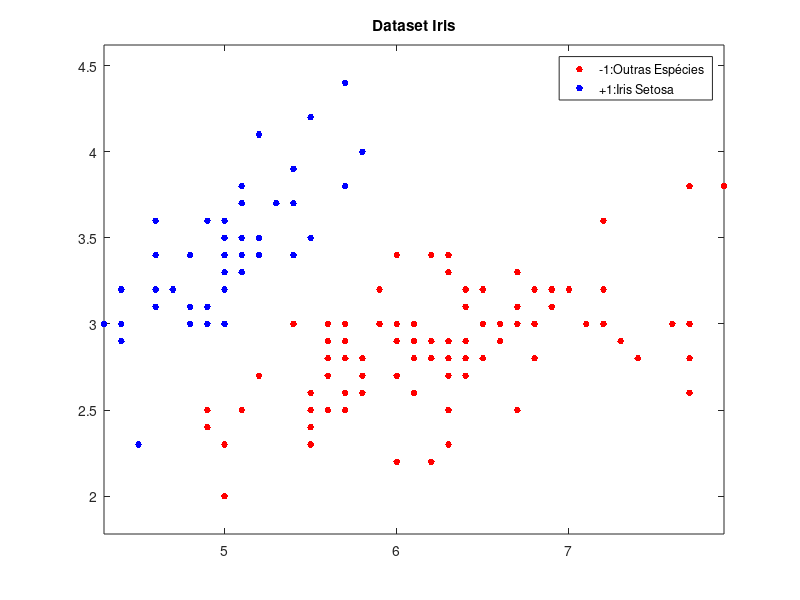

Source code (MATLAB): (Note: this script raises an error after producing the figure.)
   %versão simplificada do SMO algoritmo 
    clear;
    clc;
    close all
    global kfunction;
    global gm  
    Index=[];
    X=[];
    y=[];
    alpha=[];
    %ler o data set 
    Data=csvread('dataset1.csv');   

    [N, M]=size(Data); 
    Xdata=Data(:,1:M-1);  
    Ydata=Data(:,M); 
    I=M-1; %número de componentes de cada vetor xn 
    
    %---------- gráfico  de todo o data set 
    figure(1);
    In=find(Ydata==-1);
    Ip=find(Ydata==1);
    plot(Xdata(In,1),Xdata(In,2),'r.','MarkerSize',15)
    hold on
    plot(Xdata(Ip,1),Xdata(Ip,2),'b.','MarkerSize',15);
    hold on
    legend({'-1:Outras Espécies ','+1:Iris Setosa '});
    title('Dataset Iris');
    axis equal
    hold off 
    
   %----------
   
    op=2;   %Data de treino 80% do data set:  op=1   seleciona a partir do inicio 80%; op=2  selecionado aleatoriamente 80%;
    Nt=round(0.8*N);
    if op==1
        p=1:N;
    end
    if op==2  %Data de treino - 80% do Data set -- selecionado aleatoriamente
        p = randperm(N); %returns a row vector containing a random permutation of the integers from 1 to M inclusive
    end
      
    Xt=Xdata(p(1:Nt),:);   
    Yt=Ydata(p(1:Nt),:);  
    
    %Data set para validação - 20% do Data set -- selecionado aleatoriamente 
    Xv=Xdata(p(Nt+1:N),:);
    Yv=Ydata(p(Nt+1:N),:);
   

    %---------- adaptar à configuração do algoritmo SMO
    
    X=Xt';   % Pontos -- organiza-los por coluna: x1; x2; ...;xN
    y=Yt';   % labels correspondentes -- vetor linha: y1,y2,...,yN
    
    [m,N]=size(X);                       % size of data
    alpha=zeros(1,N);                    % alpha variables
    bias=0;                              % initial bias
    it=0;                                % iteration index  
    
    %%DEFINIR PARAMETROS
    C=1000;  
    tol=1e-4;
    kfunction='l';  %'l' Linear kernel;  'g' Gaussian kernel;  'p' polynomial kernel 
    sigma=1;
    gm = 1/(2*sigma^2);
    maxit=100;  
    max_passes=1;
    it=0;
    passes=0;
    while (passes < max_passes && it<maxit)                     % number of iterations less than maximum
        it=it+1
        changed_alphas=0;                % number of changed alphas
        for i=1:N                        % for each alpha_i
            Ei=sum(alpha.*y.*K(X,X(:,i)))+bias-y(i);    
            yE=Ei*y(i)
            if (alpha(i)<C && yE<-tol) || (alpha(i)>0 && yE>tol)   % KKT violation
                for j=[1:i-1,i+1:N]        % for each alpha_j not equal alpha_i
                    Ej=sum(alpha.*y.*K(X,X(:,j)))+bias-y(j);
                    ai=alpha(i);         % alpha_i old
                    aj=alpha(j);         % alpha_j old
                    if y(i)==y(j)        % s=y_i y_j=1
                        L=max(0,alpha(i)+alpha(j)-C);
                        H=min(C,alpha(i)+alpha(j));
                    else                 % s=y_i y_j=-1
                        L=max(0,alpha(j)-alpha(i));
                        H=min(C,C+alpha(j)-alpha(i));
                    end
                    if L==H              % skip when L==H
                        continue
                    end
                    eta=2*K(X(:,j),X(:,i))-K(X(:,i),X(:,i))-K(X(:,j),X(:,j));
                    if eta >=0
                        continue
                    end

                    alpha(j)=alpha(j)+y(j)*(Ej-Ei)/eta;   % update alpha_j
                    if alpha(j) > H
                        alpha(j) = H;
                    elseif alpha(j) < L
                        alpha(j) = L;
                    end
                    if norm(alpha(j)-aj) < tol       % skip if no change
                        continue
                    end
                    alpha(i)=alpha(i)-y(i)*y(j)*(alpha(j)-aj);   % find alpha_i
                    bi = bias - Ei - y(i)*(alpha(i)-ai)*K(X(:,i),X(:,i))...
                        -y(j)*(alpha(j)-aj)*K(X(:,j),X(:,i));
                    bj = bias - Ej - y(i)*(alpha(i)-ai)*K(X(:,i),X(:,j))...
                        -y(j)*(alpha(j)-aj)*K(X(:,j),X(:,j));   
                    if 0<alpha(i) && alpha(i)<C
                        bias=bi;
                    elseif 0<alpha(j) && alpha(j)<C
                        bias=bj;
                    else
                        bias=(bi+bj)/2;
                    end
                    changed_alphas=changed_alphas+1;  % one more alpha changed
                end
            end
        end
        if changed_alphas==0             % no more changed alpha, quit
            passes=passes+1;
        else
            passes=0;
        end
       
    end % end of iteration
    
     Index=find(abs(alpha)>10^(-3));     % indecies of non-zero alphas
     alpha=alpha(Index);                  % find non-zero alphas
     Xsv=X(:,Index);                      % find support vectors
     ysv=y(Index);                        % their corresponding indecies
     nsv=length(ysv);  

    
     it
     passes


    %%%  calcular bias
    bias=0;
     for i=1:nsv   
        bias=bias+(ysv(i)-sum(ysv.*alpha.*K(Xsv,Xsv(:,i))));
    end
    bias=bias/nsv;

     %--- 
    fprintf('SVM - Vetores de suporte: \n');
    fprintf('  n:    alpha_n         Xsv                   Y_n   \n');
    for j=1:length(Index)
       fprintf('%4i    %.4f      x=[%.4f, %.4f]     %4d \n', Index(j), alpha(j), Xsv(1,j), Xsv(2,j), ysv(j)); 
      
    end
    
    %classificador
    Xx=Xv';
    [m n]=size(Xx);
    for i=1:n
     Yp(i)=sign(sum(alpha.*ysv.*K(Xsv,Xx(:,i)))+bias);    % Yp - classe prevista pelo classificador
    end
    
   %%%
   ErrDv=sum(abs(Yp-Yv'));  % out-sample error == erro com o data de validação
   fprintf('\n out-sample error: %.4e ', ErrDv);
    
   %---- gráfico  do data set de treino 
    figure
    In=find(Yt==-1);
    Ip=find(Yt==1);
    h(1)=plot(Xt(In,1),Xt(In,2),'r.','Markersize',15);
    hold on
    h(2)=plot(Xt(Ip,1),Xt(Ip,2),'b.','MarkerSize',15);
    hold on
    %-- gráfico dos support vectors
    h(3)=plot(X(1,Index),X(2,Index),'ko','MarkerSize',8);
    hold on
    %---- opcional
    flag=1;  % flag=1 faz também o gráfico do  data set de validação; flag=0  não faz o gráfico do  data set de validação
    if flag
        In=find(Yv==-1);
        Ip=find(Yv==1);
        h(4)=plot(Xv(In,1),Xv(In,2),'ro','Markersize',4);
        hold on
        h(5)=plot(Xv(Ip,1),Xv(Ip,2),'bo','MarkerSize',4);
        hold on
    end
        
    %--- faz o gráfico da fronteira de decisão
    d = 0.1;
    [x1Grid,x2Grid] = meshgrid(min(Xt(:,1)):d:max(Xt(:,1)),...
    min(Xt(:,2)):d:max(Xt(:,2)));
    xGrid = [x1Grid(:), x2Grid(:)];
  
    %classificador  
    Xx=xGrid';
    [m n]=size(Xx);
    for i=1:n
     Yp(i)=sum(alpha.*ysv.*K(Xsv,Xx(:,i)))+bias;    % Yp - valor dado pelo classificador
    end
    contour(x1Grid,x2Grid,reshape(Yp,size(x1Grid)),[0 0], 'k');  %'ShowText','on'
     
 
    %----
    title('SVM dual com SMO  + fronteira de decisão');
    if ~flag
       legend(h,{'-1:Outras Especies-treino','+1:Setosa-treino','Vetores Suporte'});    
    else  
       legend(h,{'-1:Outras Espécies-treino','+1:Setosa-treino','Vetores Suporte', '-1:Outras Espécies-validação','+1:Setosa-validação'});
        
    end
    axis equal
    hold on

  
    %
    
